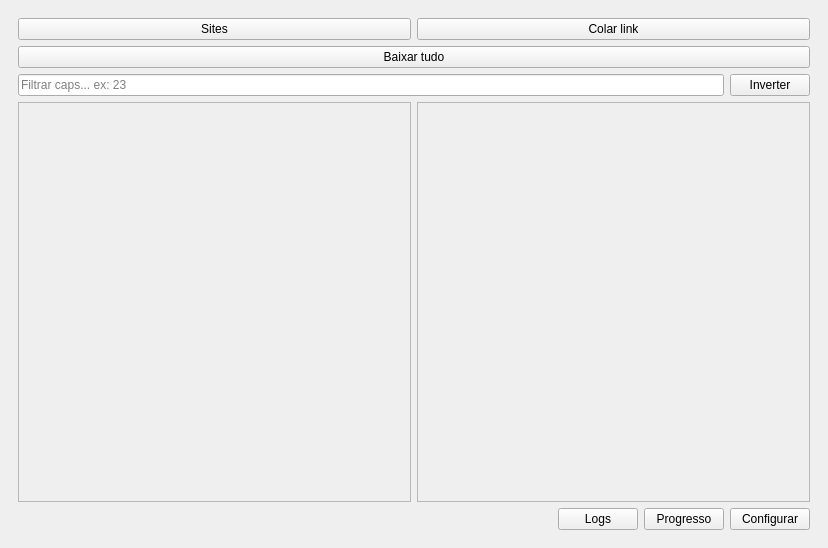
<?xml version="1.0" encoding="UTF-8"?>
<ui version="4.0">
 <class>MainWindow</class>
 <widget class="QMainWindow" name="MainWindow">
  <property name="geometry">
   <rect>
    <x>0</x>
    <y>0</y>
    <width>828</width>
    <height>548</height>
   </rect>
  </property>
  <property name="windowTitle">
   <string>PyNeko</string>
  </property>
  <property name="windowIcon">
   <iconset>
    <normaloff>icon.ico</normaloff>icon.ico</iconset>
  </property>
  <widget class="QWidget" name="centralwidget">
   <layout class="QHBoxLayout" name="horizontalLayout_4">
    <item>
     <widget class="QStackedWidget" name="pages">
      <property name="currentIndex">
       <number>0</number>
      </property>
      <widget class="QWidget" name="app">
       <layout class="QVBoxLayout" name="verticalLayout_5">
        <item>
         <layout class="QVBoxLayout" name="verticalLayout">
          <item>
           <layout class="QHBoxLayout" name="horizontalLayout">
            <item>
             <widget class="QPushButton" name="websites">
              <property name="text">
               <string>Sites</string>
              </property>
             </widget>
            </item>
            <item>
             <widget class="QPushButton" name="link">
              <property name="text">
               <string>Colar link</string>
              </property>
             </widget>
            </item>
           </layout>
          </item>
          <item>
           <widget class="QPushButton" name="downloadAll">
            <property name="text">
             <string>Baixar tudo</string>
            </property>
           </widget>
          </item>
         </layout>
        </item>
        <item>
         <layout class="QHBoxLayout" name="horizontalLayout_2">
          <property name="bottomMargin">
           <number>0</number>
          </property>
          <item>
           <widget class="QLineEdit" name="search">
            <property name="autoFillBackground">
             <bool>false</bool>
            </property>
            <property name="placeholderText">
             <string>Filtrar caps... ex: 23</string>
            </property>
           </widget>
          </item>
          <item>
           <widget class="QPushButton" name="invert">
            <property name="text">
             <string>Inverter</string>
            </property>
           </widget>
          </item>
         </layout>
        </item>
        <item>
         <layout class="QHBoxLayout" name="horizontalLayout_6">
          <property name="rightMargin">
           <number>0</number>
          </property>
          <property name="bottomMargin">
           <number>0</number>
          </property>
          <item>
           <widget class="QScrollArea" name="scrollArea">
            <property name="sizePolicy">
             <sizepolicy hsizetype="Expanding" vsizetype="Expanding">
              <horstretch>0</horstretch>
              <verstretch>0</verstretch>
             </sizepolicy>
            </property>
            <property name="widgetResizable">
             <bool>true</bool>
            </property>
            <widget class="QWidget" name="scrollAreaWidgetContents">
             <property name="geometry">
              <rect>
               <x>0</x>
               <y>0</y>
               <width>394</width>
               <height>350</height>
              </rect>
             </property>
             <layout class="QVBoxLayout" name="verticalLayout_4">
              <item>
               <layout class="QVBoxLayout" name="verticalChapter"/>
              </item>
             </layout>
            </widget>
           </widget>
          </item>
          <item>
           <widget class="QScrollArea" name="progress_scroll">
            <property name="widgetResizable">
             <bool>true</bool>
            </property>
            <widget class="QWidget" name="scrollAreaWidgetContents_3">
             <property name="geometry">
              <rect>
               <x>0</x>
               <y>0</y>
               <width>394</width>
               <height>350</height>
              </rect>
             </property>
             <layout class="QVBoxLayout" name="verticalLayout_3">
              <item>
               <layout class="QVBoxLayout" name="verticalProgress"/>
              </item>
             </layout>
            </widget>
           </widget>
          </item>
         </layout>
        </item>
        <item>
         <layout class="QHBoxLayout" name="horizontalLayout_3">
          <property name="bottomMargin">
           <number>0</number>
          </property>
          <item>
           <spacer name="horizontalSpacer">
            <property name="orientation">
             <enum>Qt::Horizontal</enum>
            </property>
            <property name="sizeHint" stdset="0">
             <size>
              <width>40</width>
              <height>20</height>
             </size>
            </property>
           </spacer>
          </item>
          <item>
           <widget class="QPushButton" name="logs">
            <property name="text">
             <string>Logs</string>
            </property>
           </widget>
          </item>
          <item>
           <widget class="QPushButton" name="progress">
            <property name="text">
             <string>Progresso</string>
            </property>
           </widget>
          </item>
          <item>
           <widget class="QPushButton" name="config">
            <property name="text">
             <string>Configurar</string>
            </property>
           </widget>
          </item>
         </layout>
        </item>
       </layout>
      </widget>
      <widget class="QWidget" name="loading">
       <layout class="QHBoxLayout" name="horizontalLayout_5">
        <item>
         <spacer name="horizontalSpacer_2">
          <property name="orientation">
           <enum>Qt::Horizontal</enum>
          </property>
          <property name="sizeHint" stdset="0">
           <size>
            <width>40</width>
            <height>20</height>
           </size>
          </property>
         </spacer>
        </item>
        <item>
         <widget class="QLabel" name="label">
          <property name="font">
           <font>
            <pointsize>20</pointsize>
           </font>
          </property>
          <property name="text">
           <string>Buscando obra...</string>
          </property>
         </widget>
        </item>
        <item>
         <spacer name="horizontalSpacer_3">
          <property name="orientation">
           <enum>Qt::Horizontal</enum>
          </property>
          <property name="sizeHint" stdset="0">
           <size>
            <width>40</width>
            <height>20</height>
           </size>
          </property>
         </spacer>
        </item>
       </layout>
      </widget>
      <widget class="QWidget" name="page">
       <layout class="QVBoxLayout" name="verticalLayout_6">
        <item>
         <layout class="QHBoxLayout" name="horizontalLayout_7">
          <item>
           <widget class="QPushButton" name="config_back">
            <property name="text">
             <string>Voltar</string>
            </property>
           </widget>
          </item>
          <item>
           <spacer name="horizontalSpacer_4">
            <property name="orientation">
             <enum>Qt::Horizontal</enum>
            </property>
            <property name="sizeHint" stdset="0">
             <size>
              <width>40</width>
              <height>20</height>
             </size>
            </property>
           </spacer>
          </item>
         </layout>
        </item>
        <item>
         <widget class="Line" name="line_2">
          <property name="orientation">
           <enum>Qt::Horizontal</enum>
          </property>
         </widget>
        </item>
        <item>
         <widget class="QScrollArea" name="scrollArea_2">
          <property name="widgetResizable">
           <bool>true</bool>
          </property>
          <widget class="QWidget" name="scrollAreaWidgetContents_2">
           <property name="geometry">
            <rect>
             <x>0</x>
             <y>-282</y>
             <width>779</width>
             <height>980</height>
            </rect>
           </property>
           <layout class="QVBoxLayout" name="verticalLayout_7">
            <item>
             <layout class="QVBoxLayout" name="verticalLayout_2">
              <property name="topMargin">
               <number>0</number>
              </property>
              <item>
               <widget class="QLabel" name="language_label">
                <property name="text">
                 <string>Selecione a lingua:</string>
                </property>
               </widget>
              </item>
              <item>
               <widget class="QComboBox" name="langs">
                <property name="currentText">
                 <string>en</string>
                </property>
                <property name="currentIndex">
                 <number>0</number>
                </property>
                <item>
                 <property name="text">
                  <string>en</string>
                 </property>
                </item>
                <item>
                 <property name="text">
                  <string>pt_BR</string>
                 </property>
                </item>
               </widget>
              </item>
              <item>
               <layout class="QHBoxLayout" name="horizontalLayout_9">
                <property name="topMargin">
                 <number>0</number>
                </property>
                <item>
                 <layout class="QVBoxLayout" name="verticalLayout_8">
                  <property name="topMargin">
                   <number>0</number>
                  </property>
                  <item>
                   <widget class="QLabel" name="img_format">
                    <property name="text">
                     <string>Selecione o formato da imagem:</string>
                    </property>
                   </widget>
                  </item>
                  <item>
                   <widget class="QComboBox" name="format_img">
                    <item>
                     <property name="text">
                      <string>.jpg</string>
                     </property>
                    </item>
                    <item>
                     <property name="text">
                      <string>.png</string>
                     </property>
                    </item>
                    <item>
                     <property name="text">
                      <string>.webp</string>
                     </property>
                    </item>
                    <item>
                     <property name="text">
                      <string>.avif</string>
                     </property>
                    </item>
                   </widget>
                  </item>
                 </layout>
                </item>
                <item>
                 <layout class="QVBoxLayout" name="verticalLayout_9">
                  <item>
                   <widget class="QLabel" name="simul_label">
                    <property name="text">
                     <string>Downloads simultâneos:</string>
                    </property>
                   </widget>
                  </item>
                  <item>
                   <widget class="QSpinBox" name="simul_qtd">
                    <property name="minimum">
                     <number>1</number>
                    </property>
                    <property name="maximum">
                     <number>10</number>
                    </property>
                    <property name="value">
                     <number>3</number>
                    </property>
                   </widget>
                  </item>
                 </layout>
                </item>
               </layout>
              </item>
              <item>
               <widget class="QLabel" name="path_label">
                <property name="text">
                 <string>Defina o caminho dos arquivos:</string>
                </property>
               </widget>
              </item>
              <item>
               <layout class="QHBoxLayout" name="horizontalLayout_8">
                <property name="topMargin">
                 <number>0</number>
                </property>
                <item>
                 <widget class="QPushButton" name="open_folder">
                  <property name="text">
                   <string>Abrir a pasta</string>
                  </property>
                 </widget>
                </item>
                <item>
                 <widget class="QLineEdit" name="path"/>
                </item>
               </layout>
              </item>
              <item>
               <widget class="Line" name="line_5">
                <property name="minimumSize">
                 <size>
                  <width>0</width>
                  <height>20</height>
                 </size>
                </property>
                <property name="orientation">
                 <enum>Qt::Horizontal</enum>
                </property>
               </widget>
              </item>
              <item>
               <widget class="QGroupBox" name="group_imgs">
                <property name="title">
                 <string>Agrupar Imagens (PDF/ZIP):</string>
                </property>
                <property name="flat">
                 <bool>true</bool>
                </property>
                <property name="checkable">
                 <bool>true</bool>
                </property>
                <property name="checked">
                 <bool>false</bool>
                </property>
                <layout class="QVBoxLayout" name="verticalLayout_18">
                 <item>
                  <widget class="QComboBox" name="group_imgs_combo">
                   <item>
                    <property name="text">
                     <string>.pdf</string>
                    </property>
                   </item>
                   <item>
                    <property name="text">
                     <string>.zip</string>
                    </property>
                   </item>
                  </widget>
                 </item>
                </layout>
               </widget>
              </item>
              <item>
               <widget class="Line" name="line">
                <property name="minimumSize">
                 <size>
                  <width>0</width>
                  <height>20</height>
                 </size>
                </property>
                <property name="orientation">
                 <enum>Qt::Horizontal</enum>
                </property>
               </widget>
              </item>
              <item>
               <widget class="QGroupBox" name="slicer_box">
                <property name="minimumSize">
                 <size>
                  <width>0</width>
                  <height>0</height>
                 </size>
                </property>
                <property name="title">
                 <string>Slicer</string>
                </property>
                <property name="alignment">
                 <set>Qt::AlignLeading|Qt::AlignLeft|Qt::AlignTop</set>
                </property>
                <property name="flat">
                 <bool>true</bool>
                </property>
                <property name="checkable">
                 <bool>true</bool>
                </property>
                <property name="checked">
                 <bool>false</bool>
                </property>
                <layout class="QVBoxLayout" name="verticalLayout_11">
                 <item>
                  <widget class="QLabel" name="slicer_height_label">
                   <property name="text">
                    <string>Rough Output Height:</string>
                   </property>
                  </widget>
                 </item>
                 <item>
                  <widget class="QDoubleSpinBox" name="slicer_height">
                   <property name="decimals">
                    <number>0</number>
                   </property>
                   <property name="maximum">
                    <double>999999999.000000000000000</double>
                   </property>
                  </widget>
                 </item>
                 <item>
                  <layout class="QHBoxLayout" name="horizontalLayout_10">
                   <property name="topMargin">
                    <number>0</number>
                   </property>
                   <item>
                    <layout class="QVBoxLayout" name="verticalLayout_10">
                     <property name="topMargin">
                      <number>0</number>
                     </property>
                     <item>
                      <widget class="QLabel" name="slicer_width_label">
                       <property name="text">
                        <string>Width Enforcement Type:</string>
                       </property>
                      </widget>
                     </item>
                     <item>
                      <widget class="QComboBox" name="slicer_width_select">
                       <item>
                        <property name="text">
                         <string>No Enforcement</string>
                        </property>
                       </item>
                       <item>
                        <property name="text">
                         <string>Automatic Uniform Width</string>
                        </property>
                       </item>
                       <item>
                        <property name="text">
                         <string>User Customized Width</string>
                        </property>
                       </item>
                      </widget>
                     </item>
                    </layout>
                   </item>
                   <item>
                    <layout class="QVBoxLayout" name="verticalLayout_12">
                     <property name="topMargin">
                      <number>0</number>
                     </property>
                     <item>
                      <widget class="QLabel" name="slicer_width_spin_label">
                       <property name="text">
                        <string>Manual Custom Width [in pixels]:</string>
                       </property>
                      </widget>
                     </item>
                     <item>
                      <widget class="QDoubleSpinBox" name="slicer_width_spin">
                       <property name="decimals">
                        <number>0</number>
                       </property>
                       <property name="maximum">
                        <double>999999999.000000000000000</double>
                       </property>
                      </widget>
                     </item>
                    </layout>
                   </item>
                  </layout>
                 </item>
                 <item>
                  <widget class="QLabel" name="slicer_detector_label">
                   <property name="text">
                    <string>Detector Type:</string>
                   </property>
                  </widget>
                 </item>
                 <item>
                  <widget class="QComboBox" name="slicer_detector_select">
                   <item>
                    <property name="text">
                     <string>Smart Pixel Comparison</string>
                    </property>
                   </item>
                   <item>
                    <property name="text">
                     <string>Direct Slicing</string>
                    </property>
                   </item>
                  </widget>
                 </item>
                 <item>
                  <layout class="QHBoxLayout" name="horizontalLayout_12">
                   <property name="topMargin">
                    <number>0</number>
                   </property>
                   <item>
                    <layout class="QVBoxLayout" name="verticalLayout_19">
                     <property name="topMargin">
                      <number>0</number>
                     </property>
                     <item>
                      <widget class="QLabel" name="slicer_detection_sensivity_label">
                       <property name="text">
                        <string>Object Detection Sensitivity [1-100%]</string>
                       </property>
                      </widget>
                     </item>
                     <item>
                      <widget class="QSpinBox" name="slicer_detection_sensivity">
                       <property name="minimum">
                        <number>1</number>
                       </property>
                       <property name="maximum">
                        <number>100</number>
                       </property>
                      </widget>
                     </item>
                    </layout>
                   </item>
                   <item>
                    <layout class="QVBoxLayout" name="verticalLayout_20">
                     <item>
                      <widget class="QLabel" name="slicer_scan_line_label">
                       <property name="text">
                        <string>Scan Line Step [1-25 in pixels]</string>
                       </property>
                      </widget>
                     </item>
                     <item>
                      <widget class="QSpinBox" name="slicer_scan_line">
                       <property name="minimum">
                        <number>1</number>
                       </property>
                       <property name="maximum">
                        <number>25</number>
                       </property>
                      </widget>
                     </item>
                    </layout>
                   </item>
                  </layout>
                 </item>
                 <item>
                  <widget class="QLabel" name="slicer_ignorable_margin_label">
                   <property name="text">
                    <string>Ignorable Horizontal Margins [in pixels]</string>
                   </property>
                  </widget>
                 </item>
                 <item>
                  <widget class="QSpinBox" name="slicer_ignorable_margin">
                   <property name="maximum">
                    <number>999999</number>
                   </property>
                  </widget>
                 </item>
                </layout>
               </widget>
              </item>
              <item>
               <widget class="Line" name="line_3">
                <property name="minimumSize">
                 <size>
                  <width>0</width>
                  <height>20</height>
                 </size>
                </property>
                <property name="orientation">
                 <enum>Qt::Horizontal</enum>
                </property>
               </widget>
              </item>
              <item>
               <widget class="QGroupBox" name="waifu2x_box">
                <property name="title">
                 <string>Waifu2x</string>
                </property>
                <property name="flat">
                 <bool>true</bool>
                </property>
                <property name="checkable">
                 <bool>true</bool>
                </property>
                <property name="checked">
                 <bool>false</bool>
                </property>
                <layout class="QVBoxLayout" name="verticalLayout_13">
                 <item>
                  <widget class="QLabel" name="waifu2x_model">
                   <property name="text">
                    <string>Model:</string>
                   </property>
                  </widget>
                 </item>
                 <item>
                  <widget class="QComboBox" name="waifu2x_model_select">
                   <item>
                    <property name="text">
                     <string>models-cunet</string>
                    </property>
                   </item>
                   <item>
                    <property name="text">
                     <string>models-upconv_7_anime_style_art_rgb</string>
                    </property>
                   </item>
                   <item>
                    <property name="text">
                     <string>models-upconv_7_photo</string>
                    </property>
                   </item>
                  </widget>
                 </item>
                 <item>
                  <layout class="QHBoxLayout" name="horizontalLayout_11">
                   <property name="topMargin">
                    <number>0</number>
                   </property>
                   <item>
                    <layout class="QVBoxLayout" name="verticalLayout_14">
                     <property name="topMargin">
                      <number>0</number>
                     </property>
                     <item>
                      <widget class="QLabel" name="waifu2x_scale_label">
                       <property name="text">
                        <string>Scale:</string>
                       </property>
                      </widget>
                     </item>
                     <item>
                      <widget class="QSpinBox" name="waifu2x_scale_spin">
                       <property name="minimum">
                        <number>1</number>
                       </property>
                       <property name="maximum">
                        <number>2</number>
                       </property>
                       <property name="value">
                        <number>2</number>
                       </property>
                      </widget>
                     </item>
                    </layout>
                   </item>
                   <item>
                    <layout class="QVBoxLayout" name="verticalLayout_15">
                     <item>
                      <widget class="QLabel" name="waifu2x_noise_label">
                       <property name="text">
                        <string>Noise:</string>
                       </property>
                      </widget>
                     </item>
                     <item>
                      <widget class="QSpinBox" name="waifu2x_noise_spin">
                       <property name="minimum">
                        <number>0</number>
                       </property>
                       <property name="maximum">
                        <number>3</number>
                       </property>
                      </widget>
                     </item>
                    </layout>
                   </item>
                   <item>
                    <layout class="QVBoxLayout" name="verticalLayout_16">
                     <item>
                      <widget class="QLabel" name="waifu2x_threads_label">
                       <property name="text">
                        <string>Threads:</string>
                       </property>
                      </widget>
                     </item>
                     <item>
                      <widget class="QSpinBox" name="waifu2x_threads_spin">
                       <property name="minimum">
                        <number>1</number>
                       </property>
                      </widget>
                     </item>
                    </layout>
                   </item>
                   <item>
                    <layout class="QVBoxLayout" name="verticalLayout_17">
                     <item>
                      <widget class="QLabel" name="waifu2x_gpu_id_label">
                       <property name="text">
                        <string>Gpu Id:</string>
                       </property>
                      </widget>
                     </item>
                     <item>
                      <widget class="QSpinBox" name="waifu2x_gpu_id_spin">
                       <property name="minimum">
                        <number>-1</number>
                       </property>
                       <property name="value">
                        <number>-1</number>
                       </property>
                      </widget>
                     </item>
                    </layout>
                   </item>
                  </layout>
                 </item>
                </layout>
               </widget>
              </item>
              <item>
               <widget class="Line" name="line_4">
                <property name="minimumSize">
                 <size>
                  <width>0</width>
                  <height>20</height>
                 </size>
                </property>
                <property name="orientation">
                 <enum>Qt::Horizontal</enum>
                </property>
               </widget>
              </item>
              <item>
               <widget class="QLabel" name="dev_label">
                <property name="text">
                 <string>Modo desenvolvedor:</string>
                </property>
               </widget>
              </item>
              <item>
               <widget class="QCheckBox" name="dev_check">
                <property name="text">
                 <string>Ativar</string>
                </property>
               </widget>
              </item>
              <item>
               <spacer name="verticalSpacer">
                <property name="orientation">
                 <enum>Qt::Vertical</enum>
                </property>
                <property name="sizeHint" stdset="0">
                 <size>
                  <width>20</width>
                  <height>40</height>
                 </size>
                </property>
               </spacer>
              </item>
             </layout>
            </item>
           </layout>
          </widget>
         </widget>
        </item>
       </layout>
      </widget>
     </widget>
    </item>
   </layout>
  </widget>
 </widget>
 <resources/>
 <connections/>
</ui>
